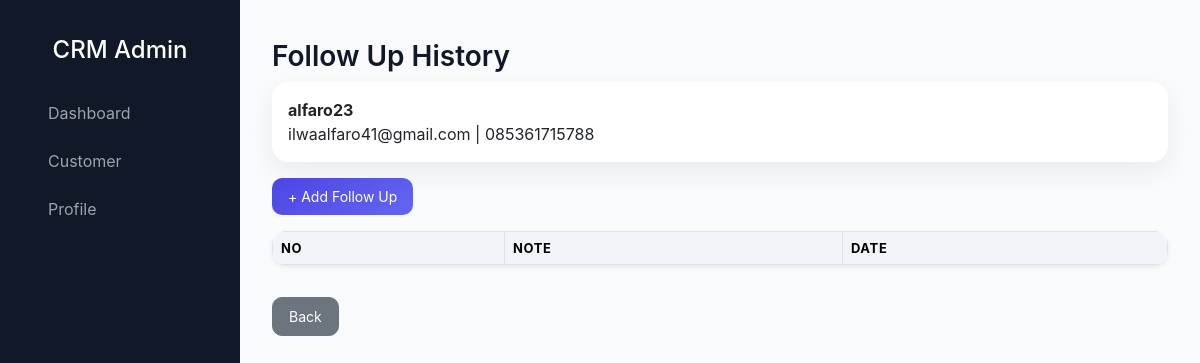
The page /admin/followup/history.php?customer_id=4 (signed in) on the database its author committed.
### tables this page shows
CREATE TABLE `customers` (
  `id` int(11) NOT NULL,
  `name` varchar(100) DEFAULT NULL,
  `email` varchar(100) DEFAULT NULL,
  `phone` varchar(20) DEFAULT NULL,
  `status` enum('New','Follow Up','Closed') DEFAULT 'New',
  `notes` text DEFAULT NULL,
  `created_at` timestamp NOT NULL DEFAULT current_timestamp()
);

### admin/followup/history.php (the view, shortened to what this page needs)
<?php
include '../../config/database.php';
$customer_id = $_GET['customer_id'];
$customer = mysqli_fetch_assoc(
  mysqli_query($conn, "SELECT * FROM customers WHERE id='$customer_id'")
);
?>
<link rel="stylesheet" href="../../assets/css/style.css">
<?php include '../../includes/header.php'; ?>
<?php include '../../includes/sidebar.php'; ?>
<div class="main-content">
  <h3>Follow Up History</h3>
  <div class="card mb-3">
    <div class="card-body">
      <strong><?= $customer['name']; ?></strong><br>
      <?= $customer['email']; ?> | <?= $customer['phone']; ?>
    </div>
  </div>
  <a href="add.php?customer_id=<?= $customer_id; ?>"
     class="btn btn-primary mb-3">
     + Add Follow Up
  </a>
  <table class="table table-bordered bg-white shadow-sm">
    <thead>
      <tr>
        <th>No</th>
        <th>Note</th>
        <th>Date</th>
      </tr>
    </thead>
  </table>
  <a href="../customer/index.php" class="btn btn-secondary mt-3">Back</a>
</div>
<?php include '../../includes/footer.php'; ?>

### assets/css/style.css (style rules this page uses)
body { font-family: 'Inter', system-ui, sans-serif; background: #f8fafc; color: #111827; }
.main-content { margin-left: 220px; padding: 30px; }
.card { border: none; border-radius: 12px; }
.table th { background: #f1f5f9; }
.btn { border-radius: 8px; }
:root { --primary: #4f46e5; --secondary: #6366f1; --dark: #111827; --light: #f9fafb; --gray: #6b7280; --card: #ffffff; }
* { box-sizing: border-box; }
.main-content { margin-left: 240px; padding: 32px; }
h2, h3 { font-weight: 600; margin-bottom: 8px; }
.card { background: var(--card); border: none; border-radius: 16px; box-shadow: 0 10px 25px rgba(0,0,0,0.06); transition: transform 0.2s ease, box-shadow 0.2s ease; }
.table { border-radius: 14px; overflow: hidden; }
.table th { background: #f1f5f9; font-size: 13px; text-transform: uppercase; letter-spacing: 0.05em; }
.btn { border-radius: 10px; font-size: 14px; padding: 8px 16px; transition: all 0.2s ease; }
.btn-primary { background: linear-gradient(135deg, var(--primary), var(--secondary)); border: none; }
.main-content { margin-left: 240px; padding: 32px; padding-top: 40px; }

### rows shown on the page
customers: name "alfaro23", email "ilwaalfaro41@gmail.com", phone "085361715788"
